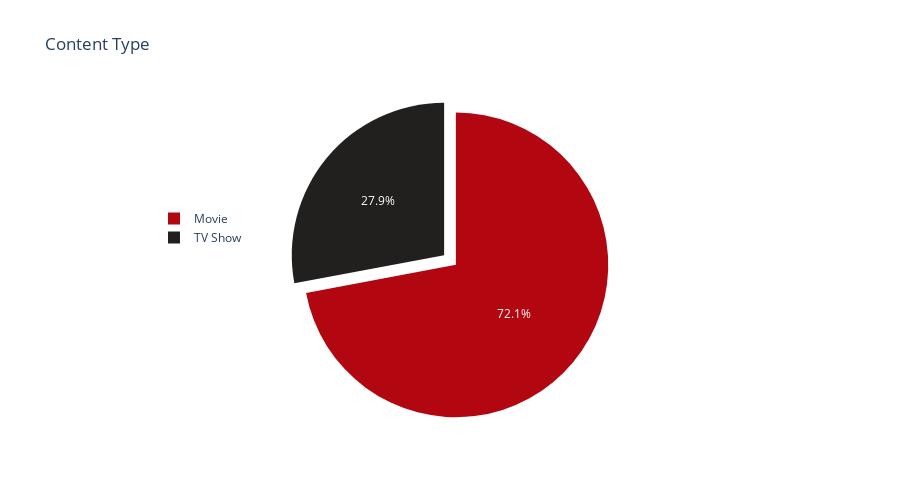

This figure's notebook cell:
### Markdown cell above
## Content Type on Netflix

### Code cell
cont_type = catalog['type'].value_counts().reset_index().rename(columns = {'index' : "type", "type": "count"})


chart = go.Pie(labels=cont_type['type'], values=cont_type['count'], pull=[0.05, 0.05], marker=dict(colors=['#b20710', '#221f1f']))

layout = go.Layout(title="Content Type", height=500, legend=dict(x=0.1, y=0.6))

fig = go.Figure(data=chart, layout = layout)

iplot(fig)

### Figure 1 — Plotly figure (JSON) as saved in the notebook; plotly's stock layout.template omitted (floating-point values rounded to 4 significant figures)
{"data": [{"labels": ["Movie", "TV Show"], "marker": {"colors": ["#b20710", "#221f1f"]}, "pull": [0.05, 0.05], "type": "pie", "values": [7814, 3031]}], "layout": {"height": 500, "legend": {"x": 0.1, "y": 0.6}, "title": {"text": "Content Type"}}}
